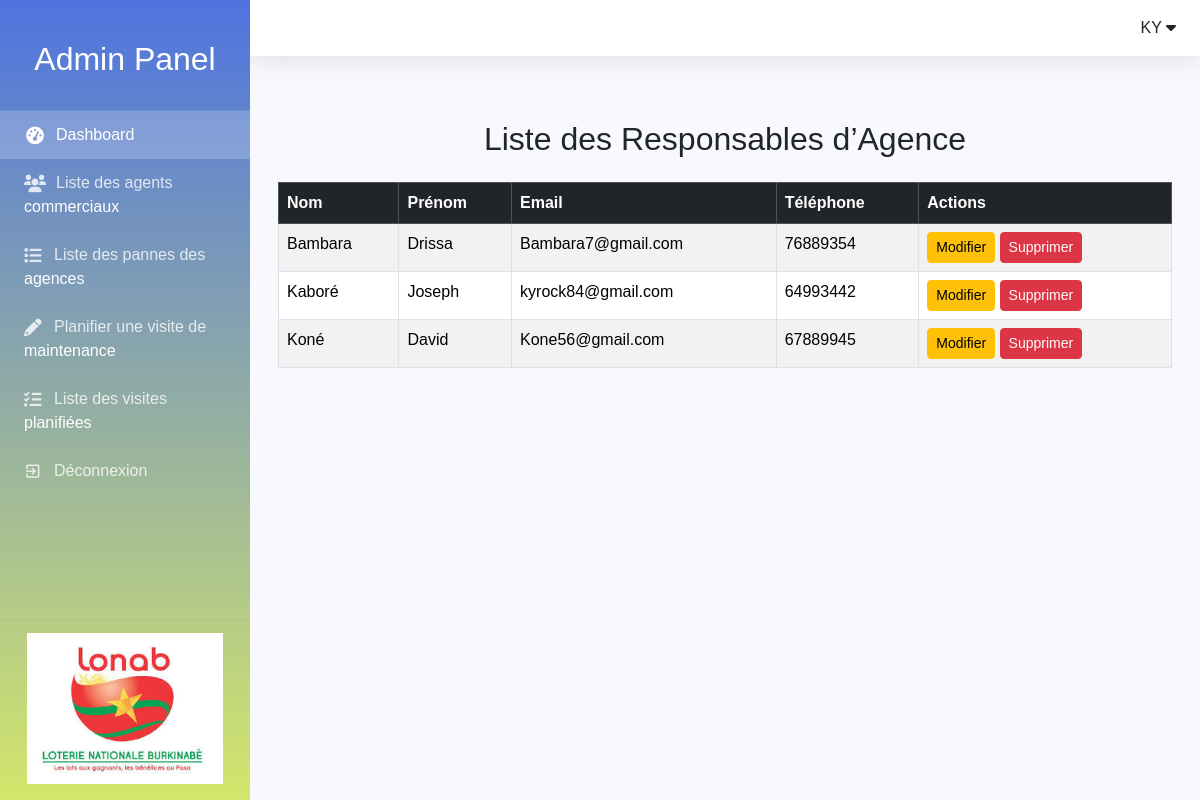
The app's page /monapplication/responsables/ (signed in) with its own data.
### monapplication/models.py (models this page shows, shortened)
class ResponsableAgence(models.Model):
    user = models.OneToOneField(User, on_delete=models.CASCADE)
    matricule = models.CharField(max_length=10, unique=True)
    telephone = models.CharField(max_length=15)

### monapplication/views.py (the view)
# urls.py: path('responsables/', views.liste_responsables_agence, name='liste_responsables'),
@login_required
def liste_responsables_agence(request):
    responsables = ResponsableAgence.objects.select_related('user').order_by('user__last_name')
    return render(request, 'liste_responsables.html', {'responsables': responsables})

### monapplication/templates/liste_responsables.html
{% extends 'base_generic.html' %}
{% block content %}
<div class="container mt-5">
    <h2 class="text-center mb-4">Liste des Responsables d’Agence</h2>
    <div class="table-responsive">
        <table class="table table-bordered table-striped">
            <thead class="table-dark">
                <tr>
                    <th>Nom</th>
                    <th>Prénom</th>
                    <th>Email</th>
                    <th>Téléphone</th>
                    <th>Actions</th>
                </tr>
            </thead>
            <tbody>
                {% for responsable in responsables %}
                    <tr>
                        <td>{{ responsable.user.last_name }}</td>
                        <td>{{ responsable.user.first_name }}</td>
                        <td>{{ responsable.user.email }}</td>
                        <td>{{ responsable.telephone }}</td>
                        <td>
                            <a href="{% url 'modifier_responsable_agence' responsable.pk %}" class="btn btn-sm btn-warning">Modifier</a>
                            <a href="{% url 'supprimer_responsable_agence' responsable.pk %}" class="btn btn-sm btn-danger" onclick="return confirm('Confirmer la suppression ?');">Supprimer</a>
                        </td>
                    </tr>
                {% empty %}
                    <tr>
                        <td colspan="5" class="text-center">Aucun responsable d'agence enregistré.</td>
                    </tr>
                {% endfor %}
            </tbody>
        </table>
    </div>
</div>
{% endblock %}

### monapplication/templates/base_generic.html (style rules this page uses)
:root { --primary: #4e73df; --secondary: #858796; --success: #1cc88a; --info: #36b9cc; --warning: #f6c23e; --danger: #e74a3b; --light: #f8f9fc; --dark: #5a5c69; }
* { margin: 0; padding: 0; box-sizing: border-box; font-family: 'Nunito', sans-serif; }
body { background-color: #f8f9fc; min-height: 100vh; display: flex; }
table { width: 100%; border-collapse: collapse; }
th, td { padding: 0.75rem; text-align: left; border-bottom: 1px solid rgba(0, 0, 0, 0.05); white-space: nowrap; }
th { background-color: var(--light); color: var(--dark); font-weight: bold; }

### records on screen
ResponsableAgence: user.last_name "Bambara", user.first_name "Drissa", user.email "Bambara7@gmail.com", telephone "76889354"
ResponsableAgence: user.last_name "Kaboré", user.first_name "Joseph", user.email "kyrock84@gmail.com", telephone "64993442"
ResponsableAgence: user.last_name "Koné", user.first_name "David", user.email "Kone56@gmail.com", telephone "67889945"
